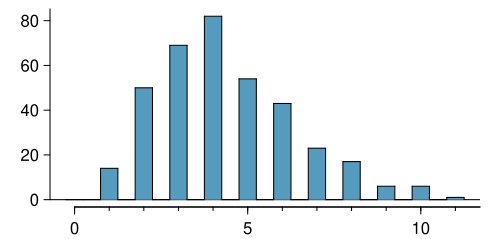

Recreate this plot in R.
library(openintro)
data(COL)

set.seed(1)
r <- 200 / 10^6
N <- 8 * 10^6
n <- 365
x <- rpois(n, r * N / 365)

myPDF("amiIncidencesOver100Days.pdf", 5, 2.4,
       mar = c(1.6, 2.5, 0.5, 1))
histPlot(x,
         breaks = (0:max(2 * x + 1)) / 2 - 0.25,
         axes = FALSE,
         col = COL[1])
at     <- 0:1000
labels <- rep("", length(at))
axis(1, at = at, labels = labels, tcl = -0.18)
axis(1, at = seq(0, 1000, 5), tcl = -0.35)
axis(2, at = seq(0, 1000, 20))
dev.off()
